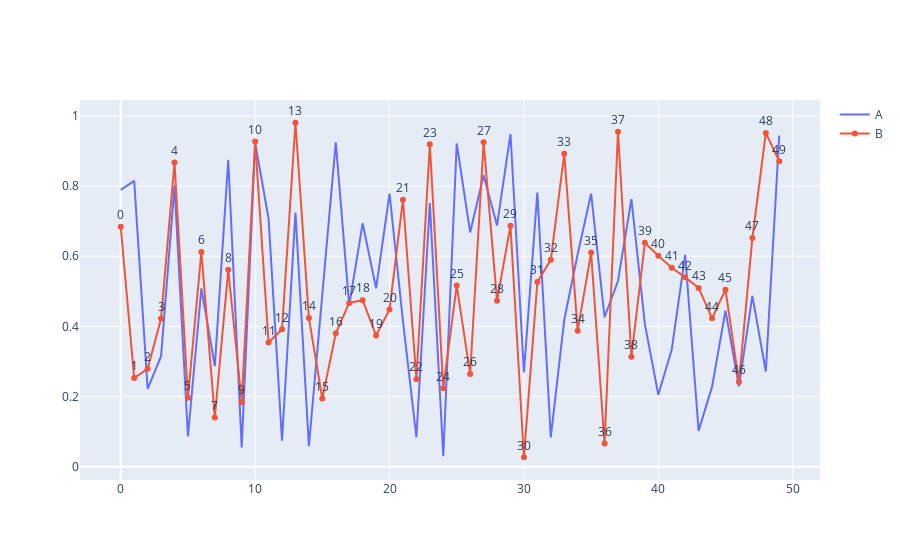

This figure's notebook cell:
### Code cell
# 복합 라인 = Multiple Line

import plotly.graph_objects as go
import numpy as np
import pandas as pd

df = pd.DataFrame(
    {
        "A": np.random.rand(50),
        "B": np.random.rand(50),
    }
)

fig = go.Figure()

fig.add_trace(
    go.Scatter(
        x=df.index,
        y=df["A"],
        mode="lines",
        name="A",
        showlegend=True
    )
)

fig.add_trace(
    go.Scatter(
        x=df.index,
        y=df["B"],
        mode="lines+markers+text",
        name="B",
        showlegend=True,
        text=df.index,
        textposition="top center" # 마커를 중심을 상단 중앙정렬
    )
)

fig.show()

### Figure 1 — Plotly figure (JSON) as saved in the notebook; plotly's stock layout.template omitted (floating-point values rounded to 4 significant figures)
{"data": [{"mode": "lines", "name": "A", "showlegend": true, "type": "scatter", "x": [0, 1, 2, 3, 4, 5, 6, 7, 8, 9, 10, 11, 12, 13, 14, 15, 16, 17, 18, 19, 20, 21, 22, 23, 24, 25, 26, 27, 28, 29, 30, 31, 32, 33, 34, 35, 36, 37, 38, 39, 40, 41, 42, 43, 44, 45, 46, 47, 48, 49], "y": [0.7893, 0.815, 0.2221, 0.3152, 0.8016, 0.08616, 0.5084, 0.2868, 0.8748, 0.05487, 0.924, 0.7071, 0.07389, 0.7244, 0.05867, 0.4833, 0.9249, 0.4599, 0.694, 0.5084, 0.7784, 0.415, 0.08385, 0.7519, 0.02984, 0.9216, 0.6681, 0.831, 0.6881, 0.9489, 0.269, 0.7815, 0.08369, 0.4182, 0.606, 0.7787, 0.4261, 0.5295, 0.763, 0.4063, 0.205, 0.3339, 0.6041, 0.1022, 0.2282, 0.445, 0.2289, 0.4872, 0.2714, 0.9443]}, {"mode": "lines+markers+text", "name": "B", "showlegend": true, "text": [0, 1, 2, 3, 4, 5, 6, 7, 8, 9, 10, 11, 12, 13, 14, 15, 16, 17, 18, 19, 20, 21, 22, 23, 24, 25, 26, 27, 28, 29, 30, 31, 32, 33, 34, 35, 36, 37, 38, 39, 40, 41, 42, 43, 44, 45, 46, 47, 48, 49], "textposition": "top center", "type": "scatter", "x": [0, 1, 2, 3, 4, 5, 6, 7, 8, 9, 10, 11, 12, 13, 14, 15, 16, 17, 18, 19, 20, 21, 22, 23, 24, 25, 26, 27, 28, 29, 30, 31, 32, 33, 34, 35, 36, 37, 38, 39, 40, 41, 42, 43, 44, 45, 46, 47, 48, 49], "y": [0.6841, 0.2528, 0.2791, 0.4226, 0.8674, 0.1966, 0.6123, 0.1406, 0.5616, 0.1841, 0.9271, 0.354, 0.3919, 0.9808, 0.4238, 0.1945, 0.3805, 0.4671, 0.4747, 0.3742, 0.4481, 0.7613, 0.2495, 0.9194, 0.2234, 0.5169, 0.2641, 0.925, 0.473, 0.6874, 0.02694, 0.5264, 0.59, 0.8921, 0.388, 0.6105, 0.06607, 0.955, 0.3138, 0.6384, 0.6017, 0.5671, 0.54, 0.5098, 0.4231, 0.5049, 0.2414, 0.6519, 0.9519, 0.8709]}], "layout": {}}
